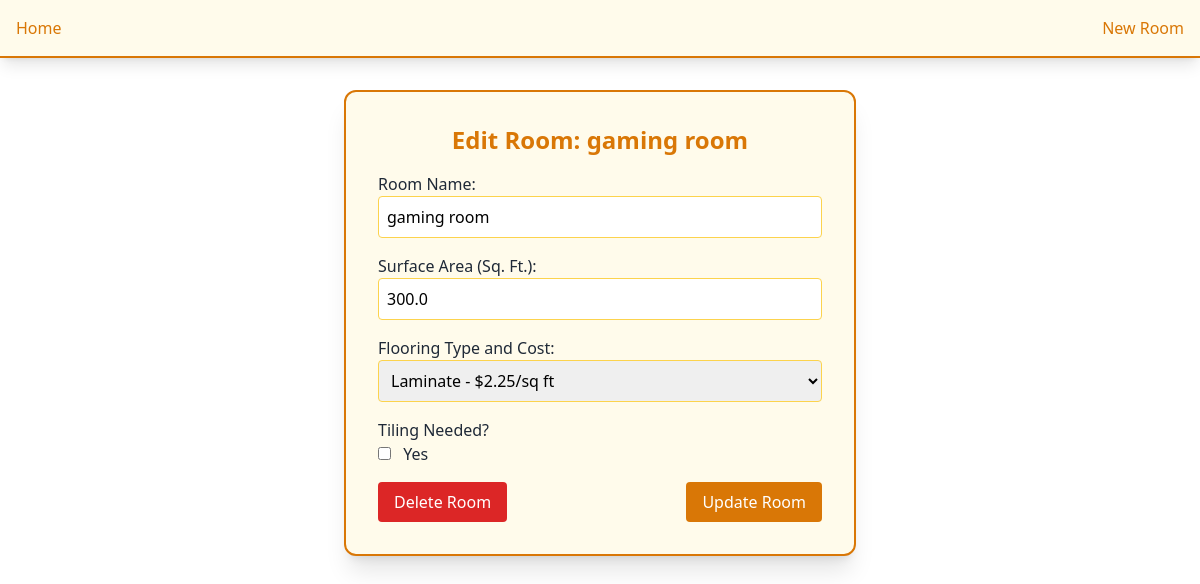
Page /edit_rooms/3 on the committed database.
### models/Models.py (models this page shows, shortened)
class RoomModel(Base):
    __tablename__ = 'rooms'
    id = Column(Integer, primary_key=True, index=True)
    name = Column(String, nullable=False)
    surface_area = Column(Float, nullable=False)
    flooring_type = Column(String, nullable=False)
    flooring_cost_per_sqft = Column(Float, nullable=False)
    is_tiling_needed = Column(Boolean, default=False, nullable=False)
    tile_type = Column(String, nullable=True)
    tile_cost_per_sqft = Column(Float, nullable=True)
    tiling_area = Column(Float, nullable=True)
    supplies = relationship("SupplyModel", back_populates="room")

### app.py (the view)
@app.route('/edit_rooms/<int:room_id>', methods=['GET'])
def edit_room(room_id):
    room = get_room_by_id(room_id)
    if room is None:
        return "Room not found", 404
    return render_template('edit_room.html', room=room)

### app.py (called while the page is built)
def get_room_by_id(room_id):
    return db_session.query(RoomModel).filter(RoomModel.id == room_id).first()

### templates/edit_room.html (shortened to what this page needs)
{% extends 'components/base.html' %}
{% block content %}
<div class="flex justify-center mt-8">
    <div class="w-full max-w-lg bg-amber-50 p-8 rounded-xl border-2 border-amber-600 shadow-xl">
        <h2 class="text-2xl font-semibold text-center text-amber-600 mb-4">Edit Room: {{ room.name }}</h2>
        <form method="POST" action="/update_room/{{ room.id }}">
            <div class="mb-4">
                <label for="name" class="block text-gray-800">Room Name:</label>
                <input type="text" id="name" name="name" value="{{ room.name }}" required class="w-full p-2 border border-amber-300 rounded">
            </div>
            <div class="mb-4">
                <label for="surface_area" class="block text-gray-800">Surface Area (Sq. Ft.):</label>
                <input type="number" id="surface_area" name="surface_area" value="{{ room.surface_area }}" required class="w-full p-2 border border-amber-300 rounded">
            </div>
            <div class="mb-4">
                <label for="flooring_option" class="block text-gray-800">Flooring Type and Cost:</label>
                <select id="flooring_option" name="flooring_option" required class="w-full p-2 border border-amber-300 rounded">
                    <option value="Laminate-2.25" {% if room.flooring_type == 'Laminate' %}selected{% endif %}>Laminate - $2.25/sq ft</option>
                </select>
            </div>
            <div class="mb-4">
                <label class="block text-gray-800">Tiling Needed?</label>
                <input type="checkbox" id="is_tiling_needed" name="is_tiling_needed" value="1" {% if room.is_tiling_needed %}checked{% endif %} class="mr-2 border border-amber-300">
                <label for="is_tiling_needed" class="text-gray-800">Yes</label>
            </div>
            <div class="flex justify-between items-center">
                <button type="button" onclick="if(confirm('Are you sure you want to delete this room?')) document.getElementById('delete-form').submit();" class="px-4 py-2 bg-red-600 text-white rounded hover:bg-red-700">Delete Room</button>
                <button type="submit" class="px-4 py-2 bg-amber-600 text-white rounded hover:bg-amber-700">Update Room</button>
            </div>
        </form>
    </div>
</div>
{% endblock %}

### rows in the picture
RoomModel: name "gaming room", surface_area "300.0", flooring_option "Laminate - $2.25/sq ft"
